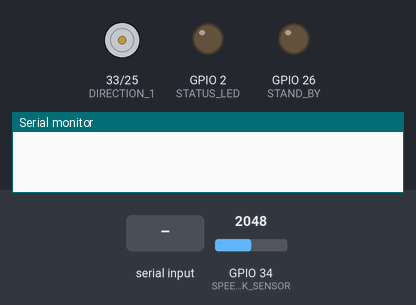
This sketch was run on a simulated ESP32. Parts: motor-driver pin pairs drawn as motors (green arrow = first pin HIGH = forward, orange = second pin HIGH = backward, longer = more drive, scaled by the enable pin, stopped while the standby pin is LOW), output pins drawn as LEDs (lit = HIGH), the last lines printed to the serial monitor. The test bench sets the inputs (shaded band); at power-on: GPIO 34 (SPEED_FEEDBACK_SENSOR) = 2048.

Above: at 1.2 s.
1.3 s: "prog0\n" received over Serial
At 2.6 s:
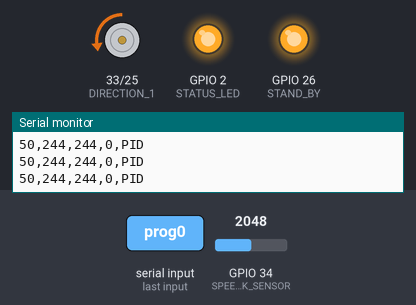
4.3 s: GPIO 34 (SPEED_FEEDBACK_SENSOR) set to 2866
At 5.7 s:
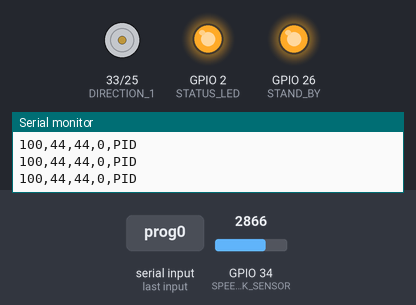
7.3 s: "stop\n" received over Serial
At 8.4 s:
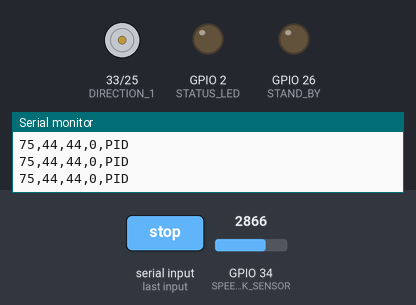
Timing chart, 0 to 10.3 s (numbered marks = the images above; inputs shaded):
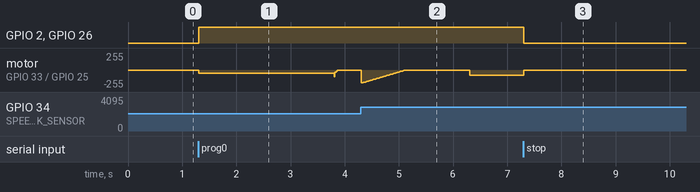

The sketch:

GTP_Nikola_Tesla_Motion_Control.ino
```cpp
// DEFINIÇÃO DE GPIO
#define START 12
#define STATUS_LED 2
#define DIRECTION_1 33
#define DIRECTION_2 25
#define STAND_BY 26
#define SPEED_FEEDBACK_SENSOR 34
#define PWM 32
#define N 3

// VARIÁVEIS
bool move = false;
bool CWdirection = false;
int counter = 0;
//int n = 100;
int speedFeedback = 0;
int speedLevel = 50;
int speedSelection = 0;
int sampleQuantity = 10000;
bool isRunning = false;
int degreeLevel = 0;
int speedErrorPercent = 0;
int speedAdjustment = 0;
float error = 0.0;
float previous_error = 0.0;
float kp = 0.05959;
float ki = 0.01511;
float kd = 0.02009;
float p_control = 0.0;
float i_control = 0.0;
float d_control = 0.0;
String message;
String serialCommand;
String controller_type = "PID";
int sampleRate = 20; // milisegundos  x
float h = 0.001 * sampleRate;
unsigned long previousMillis = 0;
int feedbackValues[N];
int program_time[25] = {0,10,20,30,40,50,60,70,80,90,100,110,120,130,140,142,144,146,148,150,152,154,156,158,160};
int program_target[25] = {50,100,75,125,200,50,75,100,125,150,175,200,225,250,100,110,120,130,140,150,160,170,180,190,200};
bool isProgramRunning = false;
int progStep = 0;
int programStartTime = 0;

// START ROTAÇÃO
void run(int direction = 0, int speed = 255){
    isRunning = true;
    serialCommand = "";
    digitalWrite(STATUS_LED, HIGH);
    digitalWrite(DIRECTION_1,direction);
    digitalWrite(DIRECTION_2,!direction);
    digitalWrite(STAND_BY, HIGH);
    analogWrite(PWM, speed);
}

// STOP ROTAÇÃO
void stop(){
    isRunning = false;
    isProgramRunning = false;
    serialCommand = "";
    digitalWrite(STATUS_LED, LOW);
    digitalWrite(STAND_BY, LOW);
    error = 0.0;
    previous_error = 0.0;
}

// FUNÇÃO DE CONTROLE DE VELOCIDADE
void control(){
    error = speedLevel - feedbackSignalFiltered();

    p_control = error * kp;
    i_control = i_control + (ki * h * error);
    d_control = kd * (error - previous_error) / h;

    // controle P
    if (controller_type == "P"){
      speedAdjustment = speedAdjustment + p_control;
    }

    // controle PI
    else if (controller_type == "PI"){
      speedAdjustment = speedAdjustment + p_control + i_control;
    }

    // controle PID
    else if (controller_type == "PID"){
      speedAdjustment = speedAdjustment + p_control + i_control + d_control;
    }

    previous_error = error;

    // limita o valor do ajuste da saída para o valor máximo de PWM da saída analógica.
    if (speedAdjustment > 255){
        speedAdjustment = 255;
    }

    // limita o valor do ajuste da saída para o valor mínimo de PWM da saída analógica.
    else if (speedAdjustment < 0){
        speedAdjustment = 0;
    }

    else {
        analogWrite(PWM, speedAdjustment);
    }
}

// FUNÇÃO DE MONITORAMENTO REAL DA VELOCIDADE E CONTROLE
void monitoring(){
    // se for realizar o monitoramento pela IDE do arduino, retira o comentário das linhas
    // abaixo e comenta as outras.
    /*
    Serial.print("SETPOINT:"); Serial.print(speedLevel); Serial.print(", ");
    Serial.print("FEEDBACK:"); Serial.print(speedFeedback); Serial.print(", ");
    Serial.print("FEEDBACK_FILTRADO:"); Serial.print(feedbackSignalFiltered()); Serial.print(", ");
    Serial.print("AJUSTE_SAIDA:"); Serial.print(speedAdjustment); Serial.print(", ");
    Serial.println();
    */
    Serial.print(speedLevel);
    Serial.print(",");
    Serial.print(speedFeedback);
    Serial.print(",");
    Serial.print(feedbackSignalFiltered());
    Serial.print(",");
    Serial.print(speedAdjustment);
    Serial.print(",");
    Serial.print(controller_type);
    Serial.println();
}

// Constante de suavização para o filtro EMA (quanto maior, mais suavizado)
const float alpha = 0.9;  // Ajuste entre 0 e 1. Valores menores suavizam mais.

// Variável para armazenar o valor filtrado
float filteredFeedback = 0.0;

long feedbackSignalFiltered() {
    // Aplica o filtro exponencial sobre o valor atual de feedback
    filteredFeedback = alpha * speedFeedback + (1 - alpha) * filteredFeedback;

    // Retorna o valor filtrado como um número inteiro
    return filteredFeedback;
}

void setup(){
    // mapeamento de entrada
    pinMode(START, INPUT);
    pinMode(SPEED_FEEDBACK_SENSOR, INPUT);

    // mapeamento de saída
    pinMode(DIRECTION_1, OUTPUT);
    pinMode(DIRECTION_2, OUTPUT);
    pinMode(PWM, OUTPUT);
    pinMode(STATUS_LED, OUTPUT);
    pinMode(STAND_BY, OUTPUT);

    // comunicação
    Serial.begin(115200);
}

void loop(){
    speedFeedback = abs(map(analogRead(SPEED_FEEDBACK_SENSOR), 3050,4095,0,255));
    h = 0.001 * sampleRate;
    unsigned long currentMillis = millis();
    // leitura dados recebidos na porta serial
    if (Serial.available()){
        char serialMonitor = Serial.read();

        if (serialMonitor != '\n'){
          message.concat(serialMonitor);
        }

        else {
          serialCommand = message;
          message = "";
        }
    }

    // COMANDO SERIAL "run"
    if (serialCommand == "run" && isRunning == false) {
        run(CWdirection, speedLevel);
        //speedAdjustment = speedLevel;
    }

    // COMANDO SERIAL "pro0"
    if (serialCommand == "prog0" && isProgramRunning == false) {
        isProgramRunning = true;
        programStartTime = currentMillis;
    }
    // COMANDO SERIAL "stop"
    else if (serialCommand == "stop" && isRunning == true){
        stop();
        speedAdjustment = 0;
    }
    // COMANDO SERIAL "pwm+"
    else if (serialCommand == "pwm+"){
        //stop();
        speedLevel = speedLevel + 25;

        if (speedLevel > 255){;
            speedLevel = 255;
        }

        delay(500);
        run(CWdirection, speedLevel);
    }
    // COMANDO SERIAL "pwm+5"
    else if (serialCommand == "pwm+5"){
        //stop();
        speedLevel = speedLevel + 5;

        if (speedLevel > 255){;
            speedLevel = 255;
        }

        delay(500);
        run(CWdirection, speedLevel);
    }
    // COMANDO SERIAL "pwm-"
    else if (serialCommand == "pwm-"){
        //stop();
        speedLevel = speedLevel - 25;

        if (speedLevel < 0){;
            speedLevel = 0;
        }

        delay(500);
        run(CWdirection, speedLevel);
    }
    // COMANDO SERIAL "pwm-5"
    else if (serialCommand == "pwm-5"){
        //stop();
        speedLevel = speedLevel - 5;

        if (speedLevel < 0){;
            speedLevel = 0;
        }

        delay(500);
        run(CWdirection, speedLevel);
    }
    // COMANDO SERIAL "dir+"
    else if (serialCommand == "dir+"){
        stop();
        CWdirection = true;
        delay(2000);
        run(CWdirection, speedLevel);
    }
    // COMANDO SERIAL "dir-"
    else if (serialCommand == "dir-"){
        stop();
        CWdirection = false;
        delay(2000);
        run(CWdirection, speedLevel);
    }
    // COMANDO SERIAL "kp+"
    else if (serialCommand == "kp+"){
        kp += 0.001;
        serialCommand = "";
    }
    // COMANDO SERIAL "kp-"
    else if (serialCommand == "kp-"){
        kp -= 0.001;
        serialCommand = "";
    }
    // COMANDO SERIAL "ki+"
    else if (serialCommand == "ki+"){
        ki += 0.00001;
        serialCommand = "";
    }
    // COMANDO SERIAL "ki-"
    else if (serialCommand == "ki-"){
        kp -= 0.00001;
        serialCommand = "";
    }
    // COMANDO SERIAL "p-control"
    else if (serialCommand == "p-control"){
        controller_type = "P";
        serialCommand = "";
    }
    // COMANDO SERIAL "pi-control"
    else if (serialCommand == "pi-control"){
        controller_type = "PI";
        serialCommand = "";
    }
    // COMANDO SERIAL "pid-control"
    else if (serialCommand == "pid-control"){
        controller_type = "PID";
        serialCommand = "";
    }

    // COMANDO SERIAL para controle PID
    if (serialCommand.startsWith("set_pid")) {
        // Extrai os parâmetros PID enviados via serial
        // Exemplo: "set_pid 0.1 0.01 0.02"
        float new_kp, new_ki, new_kd;
        int argsParsed = sscanf(serialCommand.c_str(), "set_pid %f %f %f", &new_kp, &new_ki, &new_kd);
        if (argsParsed == 3) {
            kp = new_kp;
            ki = new_ki;
            kd = new_kd;
        }
        serialCommand = ""; // Limpar o comando serial
    }

    if (progStep == 25){
        speedLevel = program_target[0];
        run(CWdirection, speedLevel);
        progStep = 0;
        programStartTime = currentMillis;
    }
    // AÇÕES EXECUTADAS QUANDO ESTIVER EM MODO "run"
    if (currentMillis - previousMillis >= sampleRate) {
        if (isRunning) {
            monitoring();
            control();
        }
        previousMillis = currentMillis;
    }

    // execução do programa de controle de velocidade
    if (currentMillis - programStartTime >= program_time[progStep] * 250 && isProgramRunning == true){
        speedLevel = program_target[progStep];
        run(CWdirection, speedLevel);
        progStep ++;
    }
}
```

Measured:
- after the input at 1.3 s, GPIO 2 (STATUS_LED), GPIO 26 (STAND_BY): LOW → HIGH at once; motor on GPIO 33 (DIRECTION_1) / GPIO 25 (DIRECTION_2): stopped → backward 50/255 at once, → backward 2/255 2.5 s later
- after the input at 7.3 s, GPIO 2 (STATUS_LED), GPIO 26 (STAND_BY): HIGH → LOW at once
